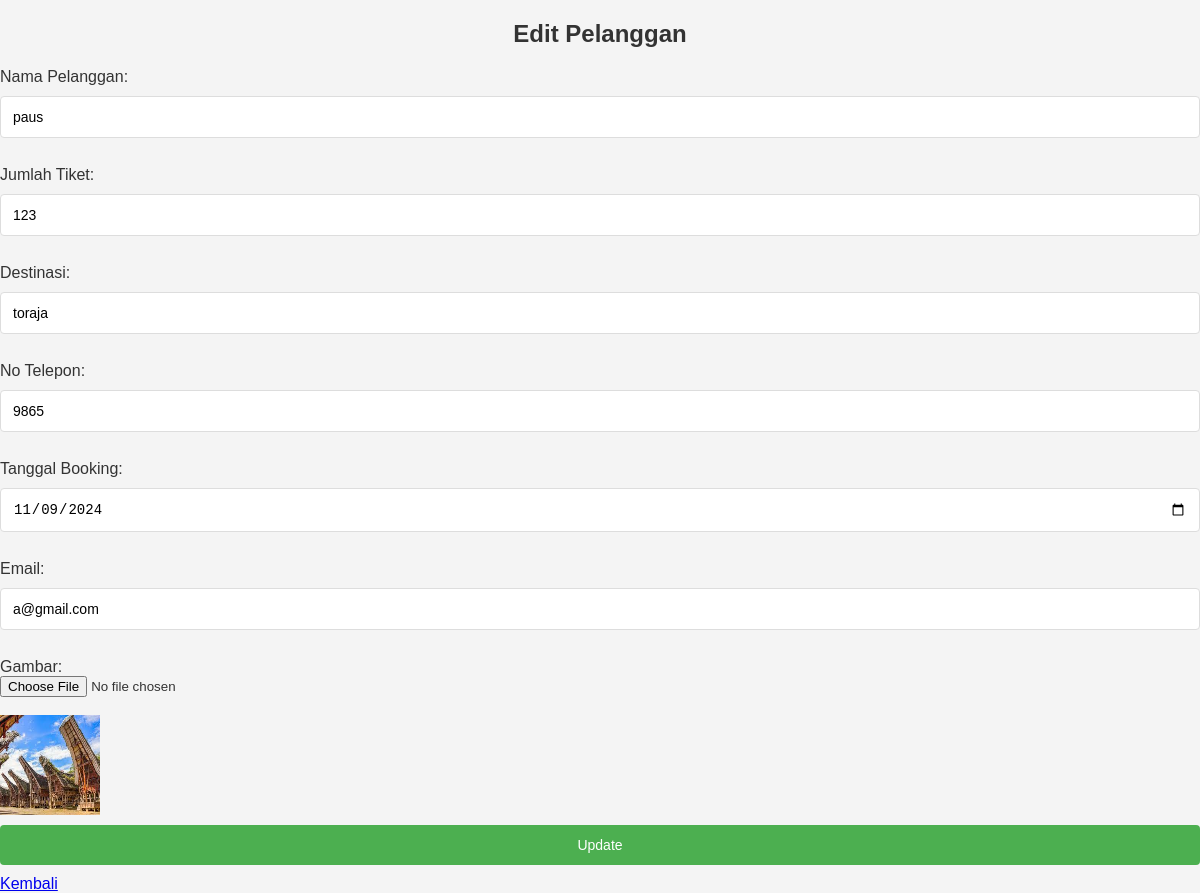
Screenshot of /lanjutan/edit.php?id=75 with the database file from the repository.
### tables this page shows
CREATE TABLE `data_pelanggan` (
  `id` int(11) NOT NULL,
  `nama pelanggan` varchar(50) NOT NULL,
  `jumlah tiket` int(11) NOT NULL,
  `Destinasi` varchar(100) NOT NULL,
  `No_Telepon` int(11) NOT NULL,
  `Tanggal booking` date NOT NULL,
  `email` varchar(100) NOT NULL,
  `gambar` longblob NOT NULL
);

### lanjutan/edit.php (the view, shortened to what this page needs)
<?php
include 'dbpelanggan.php';
$row = null;
if (isset($_GET['id'])) {
    $id = $_GET['id'];
    $result = $conn->query("SELECT * FROM data_pelanggan WHERE id='$id'");
    if ($result->num_rows > 0) {
        $row = $result->fetch_assoc();
    } else {
        echo "No record found!";
        exit();
    }
} else {
    echo "No ID provided!";
    exit();
}
?>
<!DOCTYPE html>
<html lang="en">
<head>
    <link rel="stylesheet" type="text/css" href="../dist/css/crud.css">
</head>
<body>
<h2>Edit Pelanggan</h2>
<form method="POST" enctype="multipart/form-data">
    Nama Pelanggan: <input type="text" name="nama_pelanggan" value="<?= $row['nama pelanggan'] ?>" required><br>
    Jumlah Tiket: <input type="number" name="jumlah_tiket" value="<?= $row['jumlah tiket'] ?>" required><br>
    Destinasi: <input type="text" name="Destinasi" value="<?= $row['Destinasi'] ?>" required><br>
    No Telepon: <input type="text" name="No_Telepon" value="<?= $row['No_Telepon'] ?>" required><br>
    Tanggal Booking: <input type="date" name="Tanggal_booking" value="<?= $row['Tanggal booking'] ?>" required><br>
    Email: <input type="email" name="email" value="<?= $row['email'] ?>" required><br>
    Gambar: <input type="file" name="gambar" accept="image/*"><br>
    <?php if (!empty($row['gambar'])): ?>
        <img src="destinasi/<?= $row['gambar'] ?>" width="100" height="100">
    <?php endif; ?>
    <input type="submit" value="Update">
</form>
<a href="crud.php">Kembali</a>
</body>
</html>

### rows the page displays
data_pelanggan: nama_pelanggan "paus", jumlah_tiket "123", Destinasi "toraja", No_Telepon "9865", Tanggal_booking "11/09/2024", email "a@gmail.com", gambar (picture)
